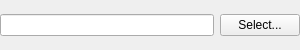
<?xml version="1.0" encoding="UTF-8"?>
<ui version="4.0">
 <class>SelectFileWidget</class>
 <widget class="QWidget" name="SelectFileWidget">
  <property name="geometry">
   <rect>
    <x>0</x>
    <y>0</y>
    <width>300</width>
    <height>50</height>
   </rect>
  </property>
  <property name="acceptDrops">
   <bool>true</bool>
  </property>
  <property name="windowTitle">
   <string>Form</string>
  </property>
  <layout class="QHBoxLayout" name="horizontalLayout">
   <property name="spacing">
    <number>6</number>
   </property>
   <property name="margin">
    <number>0</number>
   </property>
   <item>
    <widget class="QLineEdit" name="lineEdit"/>
   </item>
   <item>
    <widget class="QPushButton" name="button">
     <property name="text">
      <string>Select...</string>
     </property>
    </widget>
   </item>
  </layout>
 </widget>
 <tabstops>
  <tabstop>button</tabstop>
  <tabstop>lineEdit</tabstop>
 </tabstops>
 <resources/>
 <connections/>
</ui>
